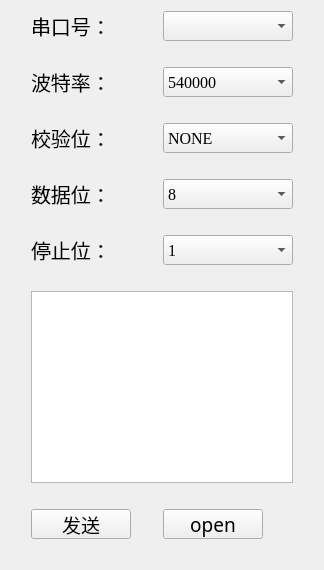
     <widget class="QWidget" name="page_3">
      <layout class="QGridLayout" name="gridLayout_12">
       <item row="0" column="1">
        <widget class="QLabel" name="labelSerialPort">
         <property name="sizePolicy">
          <sizepolicy hsizetype="Maximum" vsizetype="Fixed">
           <horstretch>0</horstretch>
           <verstretch>0</verstretch>
          </sizepolicy>
         </property>
         <property name="maximumSize">
          <size>
           <width>100</width>
           <height>30</height>
          </size>
         </property>
         <property name="font">
          <font>
           <family>黑体</family>
           <pointsize>15</pointsize>
           <weight>50</weight>
           <bold>false</bold>
          </font>
         </property>
         <property name="layoutDirection">
          <enum>Qt::LeftToRight</enum>
         </property>
         <property name="text">
          <string>串口号：</string>
         </property>
        </widget>
       </item>
       <item row="7" column="1">
        <spacer name="spacer_5">
         <property name="orientation">
          <enum>Qt::Vertical</enum>
         </property>
         <property name="sizeHint" stdset="0">
          <size>
           <width>20</width>
           <height>20</height>
          </size>
         </property>
        </spacer>
       </item>
       <item row="6" column="0">
        <spacer name="horizontalSpacer_27">
         <property name="orientation">
          <enum>Qt::Horizontal</enum>
         </property>
         <property name="sizeType">
          <enum>QSizePolicy::Maximum</enum>
         </property>
         <property name="sizeHint" stdset="0">
          <size>
           <width>20</width>
           <height>20</height>
          </size>
         </property>
        </spacer>
       </item>
       <item row="8" column="3">
        <widget class="QComboBox" name="CBox_StopBits">
         <property name="sizePolicy">
          <sizepolicy hsizetype="Maximum" vsizetype="Fixed">
           <horstretch>0</horstretch>
           <verstretch>0</verstretch>
          </sizepolicy>
         </property>
         <property name="minimumSize">
          <size>
           <width>130</width>
           <height>30</height>
          </size>
         </property>
         <property name="maximumSize">
          <size>
           <width>130</width>
           <height>30</height>
          </size>
         </property>
         <property name="font">
          <font>
           <family>Times New Roman</family>
           <pointsize>12</pointsize>
          </font>
         </property>
         <item>
          <property name="text">
           <string>1</string>
          </property>
         </item>
         <item>
          <property name="text">
           <string>1.5</string>
          </property>
         </item>
         <item>
          <property name="text">
           <string>2</string>
          </property>
         </item>
        </widget>
       </item>
       <item row="14" column="1">
        <spacer name="spacer_9">
         <property name="orientation">
          <enum>Qt::Vertical</enum>
         </property>
         <property name="sizeHint" stdset="0">
          <size>
           <width>20</width>
           <height>20</height>
          </size>
         </property>
        </spacer>
       </item>
       <item row="4" column="1">
        <widget class="QLabel" name="labelParity">
         <property name="sizePolicy">
          <sizepolicy hsizetype="Maximum" vsizetype="Fixed">
           <horstretch>0</horstretch>
           <verstretch>0</verstretch>
          </sizepolicy>
         </property>
         <property name="maximumSize">
          <size>
           <width>100</width>
           <height>30</height>
          </size>
         </property>
         <property name="font">
          <font>
           <family>黑体</family>
           <pointsize>15</pointsize>
           <weight>50</weight>
           <bold>false</bold>
          </font>
         </property>
         <property name="layoutDirection">
          <enum>Qt::LeftToRight</enum>
         </property>
         <property name="text">
          <string>校验位：</string>
         </property>
        </widget>
       </item>
       <item row="12" column="4">
        <spacer name="horizontalSpacer_29">
         <property name="orientation">
          <enum>Qt::Horizontal</enum>
         </property>
         <property name="sizeType">
          <enum>QSizePolicy::Maximum</enum>
         </property>
         <property name="sizeHint" stdset="0">
          <size>
           <width>20</width>
           <height>20</height>
          </size>
         </property>
        </spacer>
       </item>
       <item row="6" column="4">
        <spacer name="horizontalSpacer_26">
         <property name="orientation">
          <enum>Qt::Horizontal</enum>
         </property>
         <property name="sizeType">
          <enum>QSizePolicy::Maximum</enum>
         </property>
         <property name="sizeHint" stdset="0">
          <size>
           <width>20</width>
           <height>20</height>
          </size>
         </property>
        </spacer>
       </item>
       <item row="4" column="3">
        <widget class="QComboBox" name="CBox_Parity">
         <property name="sizePolicy">
          <sizepolicy hsizetype="Maximum" vsizetype="Fixed">
           <horstretch>0</horstretch>
           <verstretch>0</verstretch>
          </sizepolicy>
         </property>
         <property name="minimumSize">
          <size>
           <width>130</width>
           <height>30</height>
          </size>
         </property>
         <property name="maximumSize">
          <size>
           <width>130</width>
           <height>30</height>
          </size>
         </property>
         <property name="font">
          <font>
           <family>Times New Roman</family>
           <pointsize>12</pointsize>
          </font>
         </property>
         <item>
          <property name="text">
           <string>NONE</string>
          </property>
         </item>
         <item>
          <property name="text">
           <string>ODD</string>
          </property>
         </item>
         <item>
          <property name="text">
           <string>EVEN</string>
          </property>
         </item>
         <item>
          <property name="text">
           <string>MARK</string>
          </property>
         </item>
        </widget>
       </item>
       <item row="0" column="3">
        <widget class="QComboBox" name="CBox_Uart">
         <property name="sizePolicy">
          <sizepolicy hsizetype="Maximum" vsizetype="Fixed">
           <horstretch>0</horstretch>
           <verstretch>0</verstretch>
          </sizepolicy>
         </property>
         <property name="minimumSize">
          <size>
           <width>130</width>
           <height>30</height>
          </size>
         </property>
         <property name="maximumSize">
          <size>
           <width>130</width>
           <height>30</height>
          </size>
         </property>
         <property name="font">
          <font>
           <family>Times New Roman</family>
           <pointsize>12</pointsize>
          </font>
         </property>
        </widget>
       </item>
       <item row="1" column="1">
        <spacer name="spacer_2">
         <property name="orientation">
          <enum>Qt::Vertical</enum>
         </property>
         <property name="sizeHint" stdset="0">
          <size>
           <width>20</width>
           <height>20</height>
          </size>
         </property>
        </spacer>
       </item>
       <item row="5" column="1">
        <spacer name="spacer_4">
         <property name="orientation">
          <enum>Qt::Vertical</enum>
         </property>
         <property name="sizeHint" stdset="0">
          <size>
           <width>20</width>
           <height>20</height>
          </size>
         </property>
        </spacer>
       </item>
       <item row="6" column="3">
        <widget class="QComboBox" name="CBox_DataBits">
         <property name="sizePolicy">
          <sizepolicy hsizetype="Maximum" vsizetype="Fixed">
           <horstretch>0</horstretch>
           <verstretch>0</verstretch>
          </sizepolicy>
         </property>
         <property name="minimumSize">
          <size>
           <width>130</width>
           <height>30</height>
          </size>
         </property>
         <property name="maximumSize">
          <size>
           <width>130</width>
           <height>30</height>
          </size>
         </property>
         <property name="font">
          <font>
           <family>Times New Roman</family>
           <pointsize>12</pointsize>
          </font>
         </property>
         <item>
          <property name="text">
           <string>8</string>
          </property>
         </item>
         <item>
          <property name="text">
           <string>5</string>
          </property>
         </item>
         <item>
          <property name="text">
           <string>6</string>
          </property>
         </item>
         <item>
          <property name="text">
           <string>7</string>
          </property>
         </item>
        </widget>
       </item>
       <item row="6" column="1">
        <widget class="QLabel" name="labelDataBits">
         <property name="sizePolicy">
          <sizepolicy hsizetype="Maximum" vsizetype="Fixed">
           <horstretch>0</horstretch>
           <verstretch>0</verstretch>
          </sizepolicy>
         </property>
         <property name="maximumSize">
          <size>
           <width>100</width>
           <height>30</height>
          </size>
         </property>
         <property name="font">
          <font>
           <family>黑体</family>
           <pointsize>15</pointsize>
           <weight>50</weight>
           <bold>false</bold>
          </font>
         </property>
         <property name="layoutDirection">
          <enum>Qt::LeftToRight</enum>
         </property>
         <property name="text">
          <string>数据位：</string>
         </property>
        </widget>
       </item>
       <item row="10" column="1" colspan="3">
        <widget class="QTextEdit" name="Txt_UartRecv">
         <property name="font">
          <font>
           <family>Times New Roman</family>
           <pointsize>12</pointsize>
          </font>
         </property>
        </widget>
       </item>
       <item row="2" column="3">
        <widget class="QComboBox" name="CBox_Baudrate">
         <property name="sizePolicy">
          <sizepolicy hsizetype="Maximum" vsizetype="Fixed">
           <horstretch>0</horstretch>
           <verstretch>0</verstretch>
          </sizepolicy>
         </property>
         <property name="minimumSize">
          <size>
           <width>130</width>
           <height>30</height>
          </size>
         </property>
         <property name="maximumSize">
          <size>
           <width>130</width>
           <height>30</height>
          </size>
         </property>
         <property name="font">
          <font>
           <family>Times New Roman</family>
           <pointsize>12</pointsize>
          </font>
         </property>
         <item>
          <property name="text">
           <string>540000</string>
          </property>
         </item>
         <item>
          <property name="text">
           <string>9600</string>
          </property>
         </item>
         <item>
          <property name="text">
           <string>19200</string>
          </property>
         </item>
         <item>
          <property name="text">
           <string>115200</string>
          </property>
         </item>
        </widget>
       </item>
       <item row="9" column="1">
        <spacer name="spacer_6">
         <property name="orientation">
          <enum>Qt::Vertical</enum>
         </property>
         <property name="sizeHint" stdset="0">
          <size>
           <width>20</width>
           <height>20</height>
          </size>
         </property>
        </spacer>
       </item>
       <item row="11" column="1">
        <spacer name="spacer_8">
         <property name="orientation">
          <enum>Qt::Vertical</enum>
         </property>
         <property name="sizeHint" stdset="0">
          <size>
           <width>20</width>
           <height>20</height>
          </size>
         </property>
        </spacer>
       </item>
       <item row="12" column="1">
        <widget class="QPushButton" name="PBtn_UartSend">
         <property name="sizePolicy">
          <sizepolicy hsizetype="Maximum" vsizetype="Fixed">
           <horstretch>0</horstretch>
           <verstretch>0</verstretch>
          </sizepolicy>
         </property>
         <property name="minimumSize">
          <size>
           <width>100</width>
           <height>30</height>
          </size>
         </property>
         <property name="maximumSize">
          <size>
           <width>100</width>
           <height>30</height>
          </size>
         </property>
         <property name="font">
          <font>
           <family>黑体</family>
           <pointsize>14</pointsize>
          </font>
         </property>
         <property name="text">
          <string>发送</string>
         </property>
        </widget>
       </item>
       <item row="12" column="3">
        <widget class="QPushButton" name="PBtn_UartOpen">
         <property name="sizePolicy">
          <sizepolicy hsizetype="Maximum" vsizetype="Fixed">
           <horstretch>0</horstretch>
           <verstretch>0</verstretch>
          </sizepolicy>
         </property>
         <property name="minimumSize">
          <size>
           <width>100</width>
           <height>30</height>
          </size>
         </property>
         <property name="maximumSize">
          <size>
           <width>100</width>
           <height>30</height>
          </size>
         </property>
         <property name="font">
          <font>
           <family>黑体</family>
           <pointsize>14</pointsize>
          </font>
         </property>
         <property name="text">
          <string>open</string>
         </property>
        </widget>
       </item>
       <item row="3" column="1">
        <spacer name="spacer_3">
         <property name="orientation">
          <enum>Qt::Vertical</enum>
         </property>
         <property name="sizeHint" stdset="0">
          <size>
           <width>20</width>
           <height>20</height>
          </size>
         </property>
        </spacer>
       </item>
       <item row="12" column="0">
        <spacer name="horizontalSpacer_28">
         <property name="orientation">
          <enum>Qt::Horizontal</enum>
         </property>
         <property name="sizeType">
          <enum>QSizePolicy::Maximum</enum>
         </property>
         <property name="sizeHint" stdset="0">
          <size>
           <width>20</width>
           <height>20</height>
          </size>
         </property>
        </spacer>
       </item>
       <item row="14" column="3">
        <spacer name="spacer_10">
         <property name="orientation">
          <enum>Qt::Vertical</enum>
         </property>
         <property name="sizeHint" stdset="0">
          <size>
           <width>20</width>
           <height>20</height>
          </size>
         </property>
        </spacer>
       </item>
       <item row="8" column="1">
        <widget class="QLabel" name="labelStopBits">
         <property name="sizePolicy">
          <sizepolicy hsizetype="Maximum" vsizetype="Fixed">
           <horstretch>0</horstretch>
           <verstretch>0</verstretch>
          </sizepolicy>
         </property>
         <property name="maximumSize">
          <size>
           <width>100</width>
           <height>30</height>
          </size>
         </property>
         <property name="font">
          <font>
           <family>黑体</family>
           <pointsize>15</pointsize>
           <weight>50</weight>
           <bold>false</bold>
          </font>
         </property>
         <property name="layoutDirection">
          <enum>Qt::LeftToRight</enum>
         </property>
         <property name="text">
          <string>停止位：</string>
         </property>
        </widget>
       </item>
       <item row="2" column="1">
        <widget class="QLabel" name="labelBaudrate">
         <property name="sizePolicy">
          <sizepolicy hsizetype="Maximum" vsizetype="Fixed">
           <horstretch>0</horstretch>
           <verstretch>0</verstretch>
          </sizepolicy>
         </property>
         <property name="maximumSize">
          <size>
           <width>100</width>
           <height>30</height>
          </size>
         </property>
         <property name="font">
          <font>
           <family>黑体</family>
           <pointsize>15</pointsize>
           <weight>50</weight>
           <bold>false</bold>
          </font>
         </property>
         <property name="layoutDirection">
          <enum>Qt::LeftToRight</enum>
         </property>
         <property name="text">
          <string>波特率：</string>
         </property>
        </widget>
       </item>
       <item row="12" column="2">
        <spacer name="horizontalSpacer_25">
         <property name="orientation">
          <enum>Qt::Horizontal</enum>
         </property>
         <property name="sizeType">
          <enum>QSizePolicy::Maximum</enum>
         </property>
         <property name="sizeHint" stdset="0">
          <size>
           <width>20</width>
           <height>20</height>
          </size>
         </property>
        </spacer>
       </item>
      </layout>
     </widget>
